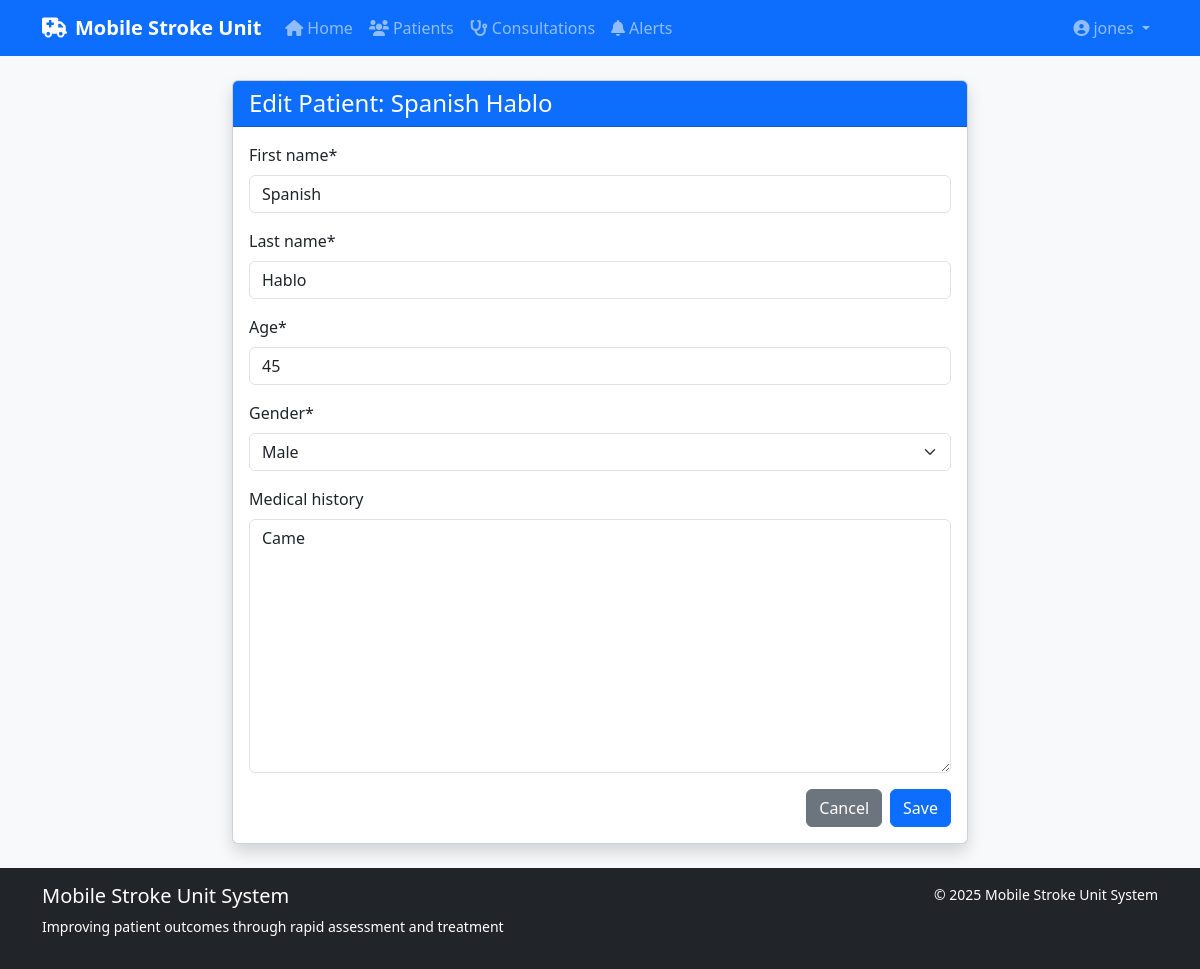
Screenshot of /patients/2/edit/ (signed in) with the database file from the repository.
### stroke_app/models.py (models this page shows, shortened)
class Patient(models.Model):
    GENDER_CHOICES = (
        ('M', 'Male'),
        ('F', 'Female'),
        ('O', 'Other'),
    )
    first_name = models.CharField(max_length=100)
    last_name = models.CharField(max_length=100)
    age = models.IntegerField(validators=[MinValueValidator(0), MaxValueValidator(120)])
    gender = models.CharField(max_length=1, choices=GENDER_CHOICES)
    medical_history = models.TextField(blank=True)
    created_at = models.DateTimeField(auto_now_add=True)
    created_by = models.ForeignKey(User, on_delete=models.SET_NULL, null=True, related_name='created_patients')

### stroke_app/views.py (the view)
# urls.py: path('patients/<int:pk>/edit/', views.patient_edit, name='patient_edit'),
@login_required
def patient_edit(request, pk):
    patient = get_object_or_404(Patient, pk=pk)
    if request.method == 'POST':
        form = PatientForm(request.POST, instance=patient)
        if form.is_valid():
            form.save()
            messages.success(request, f'Patient information updated successfully!')
            return redirect('patient_detail', pk=patient.pk)
    else:
        form = PatientForm(instance=patient)
    return render(request, 'patients/patient_form.html', {
        'form': form,
        'title': f'Edit Patient: {patient.first_name} {patient.last_name}'
    })

### stroke_app/forms.py
class PatientForm(forms.ModelForm):
    class Meta:
        model = Patient
        fields = ['first_name', 'last_name', 'age', 'gender', 'medical_history']

### stroke_app/templates/patients/patient_form.html (shortened to what this page needs)
{% extends 'base.html' %}
{% load crispy_forms_tags %}
{% block content %}
<div class="row justify-content-center">
    <div class="col-md-8">
        <div class="card shadow">
            <div class="card-header bg-primary text-white">
                <h4 class="mb-0">{{ title }}</h4>
            </div>
            <div class="card-body">
                <form method="POST">
                    {{ form|crispy }}
                    <div class="d-flex justify-content-end mt-3">
                        <a href="{% url 'patient_list' %}" class="btn btn-secondary me-2">Cancel</a>
                        <button type="submit" class="btn btn-primary">Save</button>
                    </div>
                </form>
            </div>
        </div>
    </div>
</div>
{% endblock %}

### stroke_app/templates/base.html (shortened to what this page needs)
<!DOCTYPE html>
<html lang="en">
<head>
    <link href="https://cdn.jsdelivr.net/npm/bootstrap@5.3.0-alpha1/dist/css/bootstrap.min.css" rel="stylesheet">
    <link rel="stylesheet" href="https://cdnjs.cloudflare.com/ajax/libs/font-awesome/6.0.0-beta3/css/all.min.css">
</head>
<body>
    <nav class="navbar navbar-expand-lg navbar-dark bg-primary">
        <div class="container">
            <a class="navbar-brand" href="{% url 'home' %}">
                <i class="fas fa-ambulance me-2"></i>Mobile Stroke Unit
            </a>
            <div class="collapse navbar-collapse" id="navbarNav">
                <ul class="navbar-nav me-auto">
                    {% if user.is_authenticated %}
                        <li class="nav-item">
                            <a class="nav-link" href="{% url 'home' %}"><i class="fas fa-home me-1"></i>Home</a>
                        </li>
                        <li class="nav-item">
                            <a class="nav-link" href="{% url 'patient_list' %}"><i class="fas fa-users me-1"></i>Patients</a>
                        </li>
                        <li class="nav-item">
                            <a class="nav-link" href="{% url 'consultation_list' %}"><i class="fas fa-stethoscope me-1"></i>Consultations</a>
                        </li>
                        <li class="nav-item">
                            <a class="nav-link" href="{% url 'alert_list' %}"><i class="fas fa-bell me-1"></i>Alerts</a>
                        </li>
                    {% endif %}
                </ul>
                <ul class="navbar-nav">
                    {% if user.is_authenticated %}
                        <li class="nav-item dropdown">
                            <a class="nav-link dropdown-toggle" href="#" id="userDropdown" role="button" data-bs-toggle="dropdown">
                                <i class="fas fa-user-circle me-1"></i>{{ user.username }}
                            </a>
                        </li>
                    {% endif %}
                </ul>
            </div>
        </div>
    </nav>
    <div class="container my-4 main-content">
        {% block content %}{% endblock %}
    </div>
    <footer class="footer bg-dark text-white py-3">
        <div class="container">
            <div class="row">
                <div class="col-md-6">
                    <h5>Mobile Stroke Unit System</h5>
                    <p class="small">Improving patient outcomes through rapid assessment and treatment</p>
                </div>
                <div class="col-md-6 text-md-end">
                    <p class="mb-0 small">
                        &copy; {% now "Y" %} Mobile Stroke Unit System
                    </p>
                </div>
            </div>
        </div>
    </footer>
</body>
</html>

### stroke_app/templates/base.html (style rules this page uses)
body { min-height: 100vh; display: flex; flex-direction: column; background-color: #f8f9fa; }
.main-content { flex: 1; }
.navbar-brand { font-weight: bold; color: white; }
.footer { margin-top: auto; }

### rows the page displays
Patient: first_name "Spanish", last_name "Hablo", age "45", gender "Male", medical_history "Came"

### other values shown
{{ user.username }} "jones"
{{ title }} "Edit Patient: Spanish Hablo"
